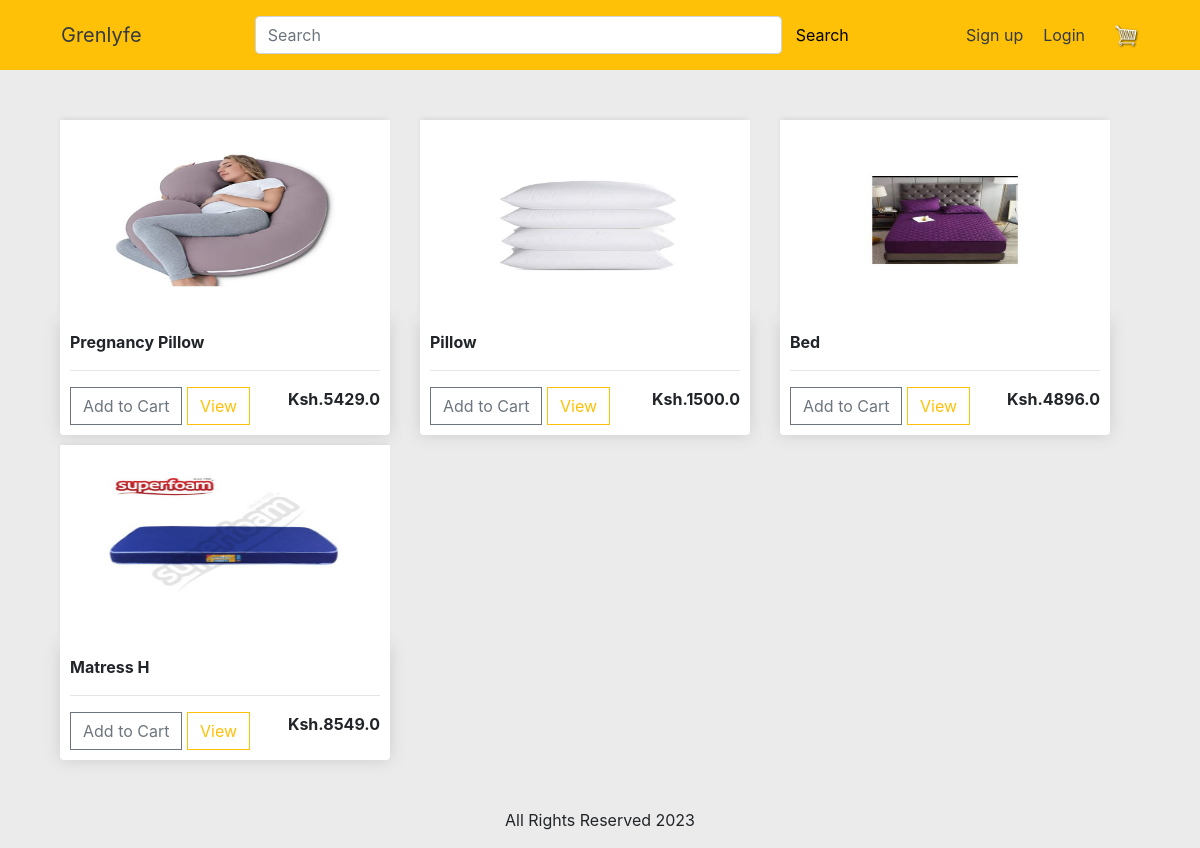
The page /category/7 on the database its author committed.
### store/models.py (models this page shows, shortened)
class Product(models.Model):
    name = models.CharField(max_length=200)
    price = models.FloatField()
    desc = models.CharField(max_length=500, null=True)
    digital = models.BooleanField(default=False, null=True, blank=True)
    category = models.ForeignKey(Category, on_delete=models.CASCADE)
    image = models.ImageField(null=True, blank=True)
    @property
    def imageURL(self):
        try:
            url = self.image.url
        except:
            url = ''
        return url

### store/views.py (the view)
# urls.py: path('category/<int:cat_id>', views.category, name='category'),
def category(request, cat_id):
	data = cartData(request)
	cartItems = data['cartItems']
	category = Category.objects.get(id=cat_id)
	products = Product.objects.filter(category=category).order_by('-id')
	return render(request, 'store/category.html', {'products': products, 'cartItems': cartItems})

### store/utils.py (called while the page is built, shortened)
def cookieCart(request):
	try:
		cart = json.loads(request.COOKIES['cart'])
	except:
		cart = {}
		print('CART:', cart)
	items = []
	order = {'get_cart_total':0, 'get_cart_items':0, 'shipping':False}
	cartItems = order['get_cart_items']
	return {'cartItems':cartItems ,'order':order, 'items':items}

def cartData(request):
	if request.user.is_authenticated:
		customer = request.user.customer
		order, created = Order.objects.get_or_create(customer=customer, complete=False)
		items = order.orderitem_set.all()
		cartItems = order.get_cart_items
	else:
		cookieData = cookieCart(request)
		cartItems = cookieData['cartItems']
		order = cookieData['order']
		items = cookieData['items']
	return {'cartItems':cartItems ,'order':order, 'items':items}

### store/templates/store/category.html (shortened to what this page needs)
{% extends 'store/main.html' %}
{% load static %}
{% block content %}
<div class="row container">
	{% for product in products %}
		<div class="col-lg-4">
			<img class="thumbnail" src="{{product.imageURL}}">
			<div class="box-element product">
				<p><strong>{{product.name}}</strong></p>
				<hr>
				<button data-product="{{product.id}}" data-action="add" class="btn btn-outline-secondary add-btn update-cart">Add to Cart</button>
				<a class="btn btn-outline-warning" href="store/{{product.id}}">View</a>
				<p style="display: inline; float: right"><strong>Ksh.{{product.price}}</strong></p>
			</div>
		</div>
		{% endfor %}
	</div>
{% endblock content %}

### static/css/main.css (style rules this page uses)
body { background-color: hsl(120, 3%, 92%); }
.box-element { box-shadow:hsl(0, 0%, 80%) 0 0 16px; background-color: #fff; border-radius: 4px; padding: 10px; }
.thumbnail { width: 100%; height: 200px; -webkit-box-shadow: -1px -3px 5px -2px rgba(214,214,214,1); -moz-box-shadow: -1px -3px 5px -2px rgba(214,214,214,1); box-shadow: -1px -3px 5px -2px rgba(214,214,214,1); }
.product { border-radius: 0 0 4px 4px; }
.col-lg-4, .col-lg-6, .col-lg-8, .col-lg-12 { margin-top: 10px; }
.btn { border-radius: 0; }

### rows shown on the page
Product: imageURL (picture), name "Pregnancy Pillow", price "5429.0"
Product: imageURL (picture), name "Pillow", price "1500.0"
Product: imageURL (picture), name "Bed", price "4896.0"
Product: imageURL (picture), name "Matress H", price "8549.0"
